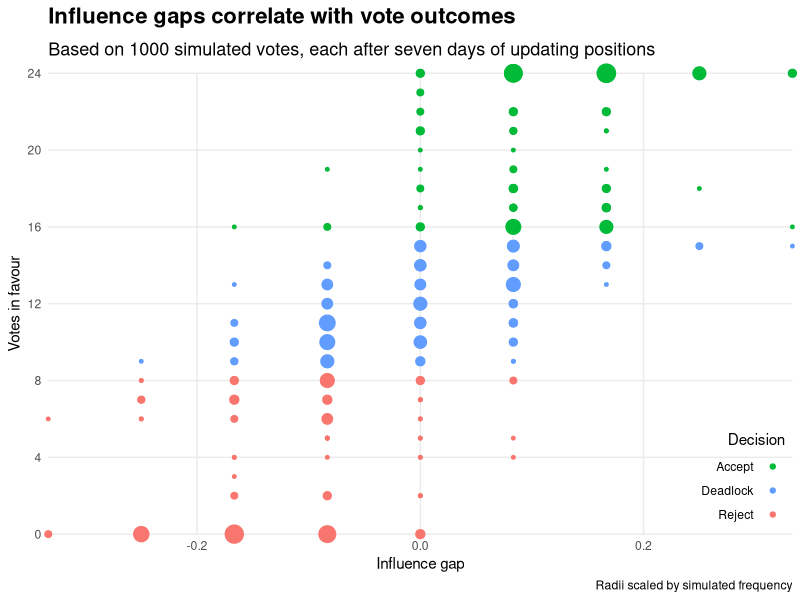

R code for this plot: (Note: this script raises an error after producing the figure.)
## ---- chunk 1
knitr::opts_chunk$set(message = F, warning = F, paged.print = F,
                      dev = 'svg', fig.ext = 'svg', fig.width = 8, fig.height = 4.5)

library(dplyr)
library(ggplot2)
library(purrr)

theme_set(
  theme_minimal(base_size = 11) +
    theme(panel.grid.minor = element_blank(),
          plot.subtitle = element_text(margin = margin(b = 10), size = 13),
          plot.title = element_text(face = 'bold', margin = margin(b = 10), size = 16),
          strip.text = element_text(face = 'bold', hjust = 0, margin = margin(b = 5), size = 12))
)
## ---- chunk 2
simulate_votes <- function(n_votes, committee_size, n_influences, n_days) {
  
  # Create regular graph and identify neighbours
  net <- igraph::k.regular.game(committee_size, n_influences)
  nb <- igraph::neighborhood(net)
  
  # Define function for simulating one vote
  simulate_one <- function(vote) {
    accepts <- vector('double', n_days)
    init_positions <- sample(rep(c(0, 1), committee_size %/% 2), replace = F)
    positions <- init_positions
    for (day in seq_len(n_days)) {
      positions <- purrr::map_dbl(nb, ~(1 * (mean(positions[.]) >= 0.5)))
      accepts[day] <- committee_size * mean(positions)
    }
    list(init_positions = init_positions, accepts = accepts)
  }
  
  # Simulate many votes
  votes <- lapply(seq_len(n_votes), simulate_one)
  
  # Return results
  list(network = net, results = votes)
}
## ---- chunk 3
# Run simulations
committee_size <- 24
set.seed(0)
votes <- simulate_votes(1000, committee_size, 6, 7)

# Define function for converting vote counts to committee decisions
get_decision <- function(accepts) {
  dplyr::case_when(
    accepts >= committee_size * 2 / 3 ~ 'Accept',
    accepts <= committee_size / 3 ~ 'Reject',
    TRUE ~ 'Deadlock'
  )
}

# Tabulate decision frequencies
tibble(accepts = map(votes$results, ~tail(.$accepts, 1))) %>%
  mutate(Decision = get_decision(accepts)) %>%
  count(Decision, name = 'Frequency') %>%
  knitr::kable(align = 'c')
## ---- chunk 4
# Define function for computing influence gaps
get_influence_gaps <- function(res, net) {
  
  # Identify neighbours and their mean initial positions
  nb <- igraph::neighborhood(net)
  means <- sapply(nb, function(x) mean(res$init_positions[x]))
  
  # Compute influence assortments
  deltas <- (1 - res$init_positions) + means * ((-1) ^ (1 - res$init_positions))
  influence_assortments <- if_else(deltas >= 0.5, deltas, -(1 - deltas))
  
  # Compute influence gap
  gap <- crossprod(2 * res$init_positions - 1, influence_assortments)
  2 * gap / length(nb)  # normalise
}

# Compute influence gaps
influence_gaps <- sapply(votes$results, get_influence_gaps, net = votes$network)

# Generate plot
lapply(votes$results, function(x) tibble(accepts = tail(x$accepts, 1))) %>%
  bind_rows() %>%
  mutate(influence_gap = influence_gaps) %>%
  count(influence_gap, accepts) %>%
  mutate(Decision = get_decision(accepts)) %>%
  ggplot(aes(influence_gap, accepts)) +
  geom_point(aes(col = Decision, size = n)) +
  coord_cartesian(clip = 'off') +
  labs(x = 'Influence gap',
       y = 'Votes in favour',
       title = 'Influence gaps correlate with vote outcomes',
       subtitle = 'Based on 1000 simulated votes, each after seven days of updating positions',
       caption = 'Radii scaled by simulated frequency') +
  guides(col = guide_legend(label.position = 'left',
                            title.hjust = 1),
         size = F) +
  scale_x_continuous(expand = c(0, 0)) +
  scale_y_continuous(expand = c(0, 0), breaks = 4 * (0 : 6)) +
  scale_colour_manual(values = scales::hue_pal()(3)[c(2, 3, 1)]) +
  theme(legend.justification = c(1, 0),
        legend.position = c(1, 0))
## ---- chunk 5
writeLines(capture.output(sessioninfo::session_info()), 'session.log')
